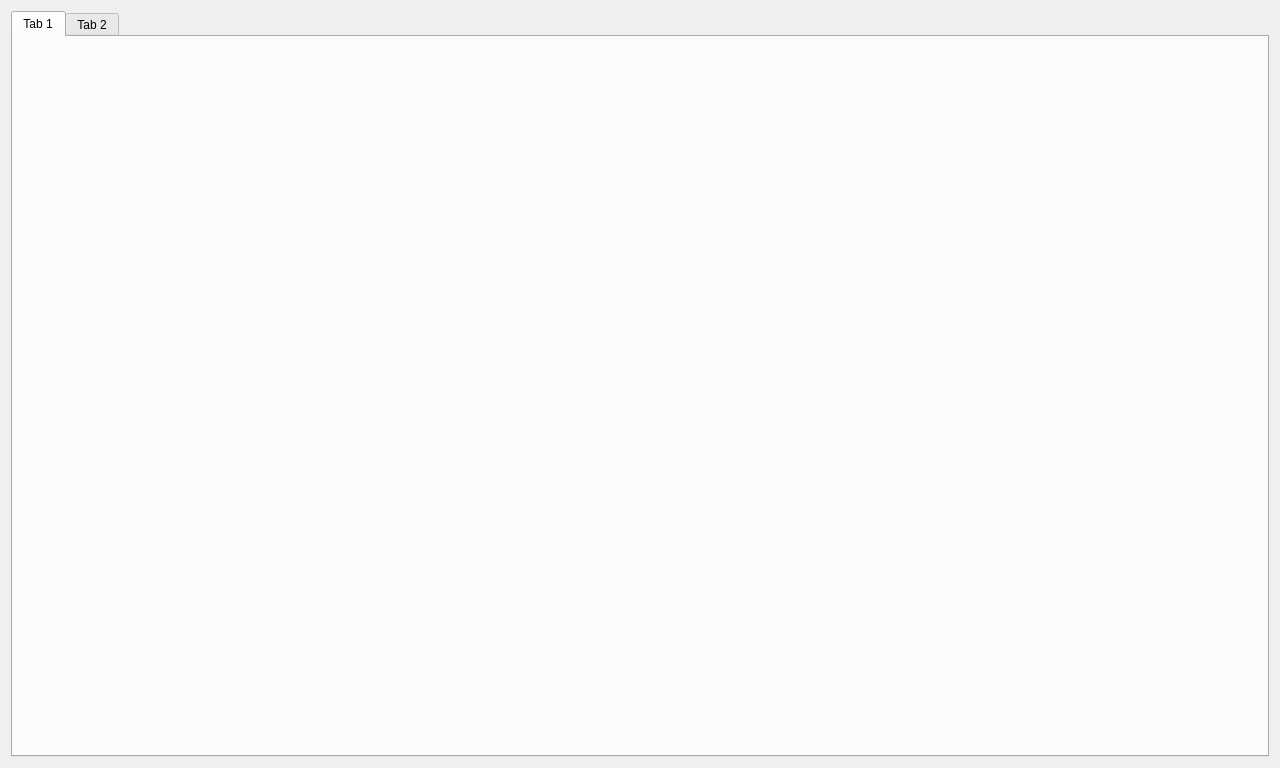
<?xml version="1.0" encoding="UTF-8"?>
<ui version="4.0">
 <class>Widget</class>
 <widget class="QWidget" name="Widget">
  <property name="geometry">
   <rect>
    <x>0</x>
    <y>0</y>
    <width>1280</width>
    <height>768</height>
   </rect>
  </property>
  <property name="windowTitle">
   <string>Widget</string>
  </property>
  <layout class="QVBoxLayout" name="verticalLayout">
   <item>
    <widget class="QTabWidget" name="groupTabs">
     <property name="currentIndex">
      <number>0</number>
     </property>
     <widget class="QWidget" name="tab1">
      <attribute name="title">
       <string>Tab 1</string>
      </attribute>
     </widget>
     <widget class="QWidget" name="tab2">
      <attribute name="title">
       <string>Tab 2</string>
      </attribute>
     </widget>
    </widget>
   </item>
  </layout>
 </widget>
 <resources/>
 <connections/>
</ui>
